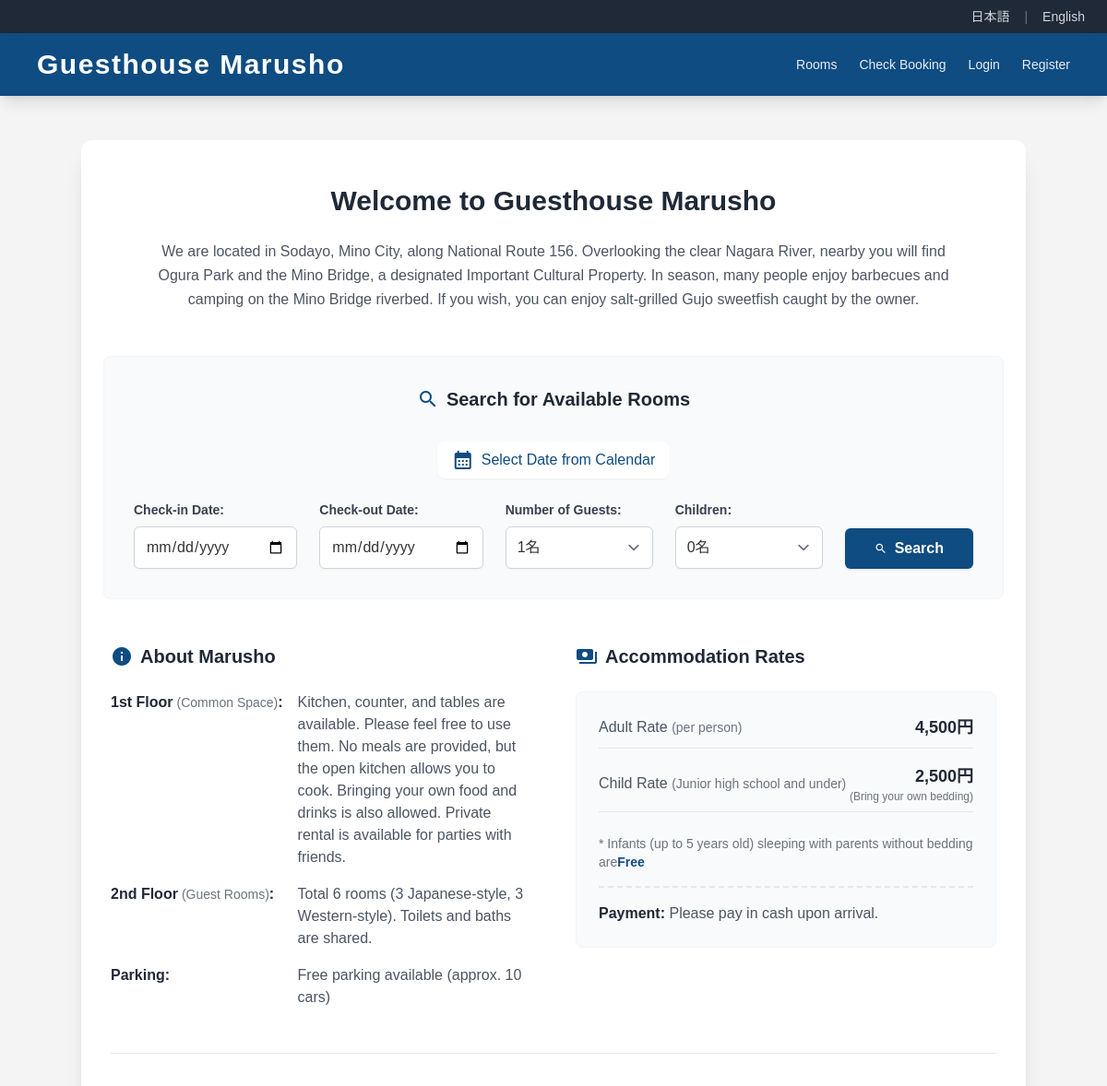
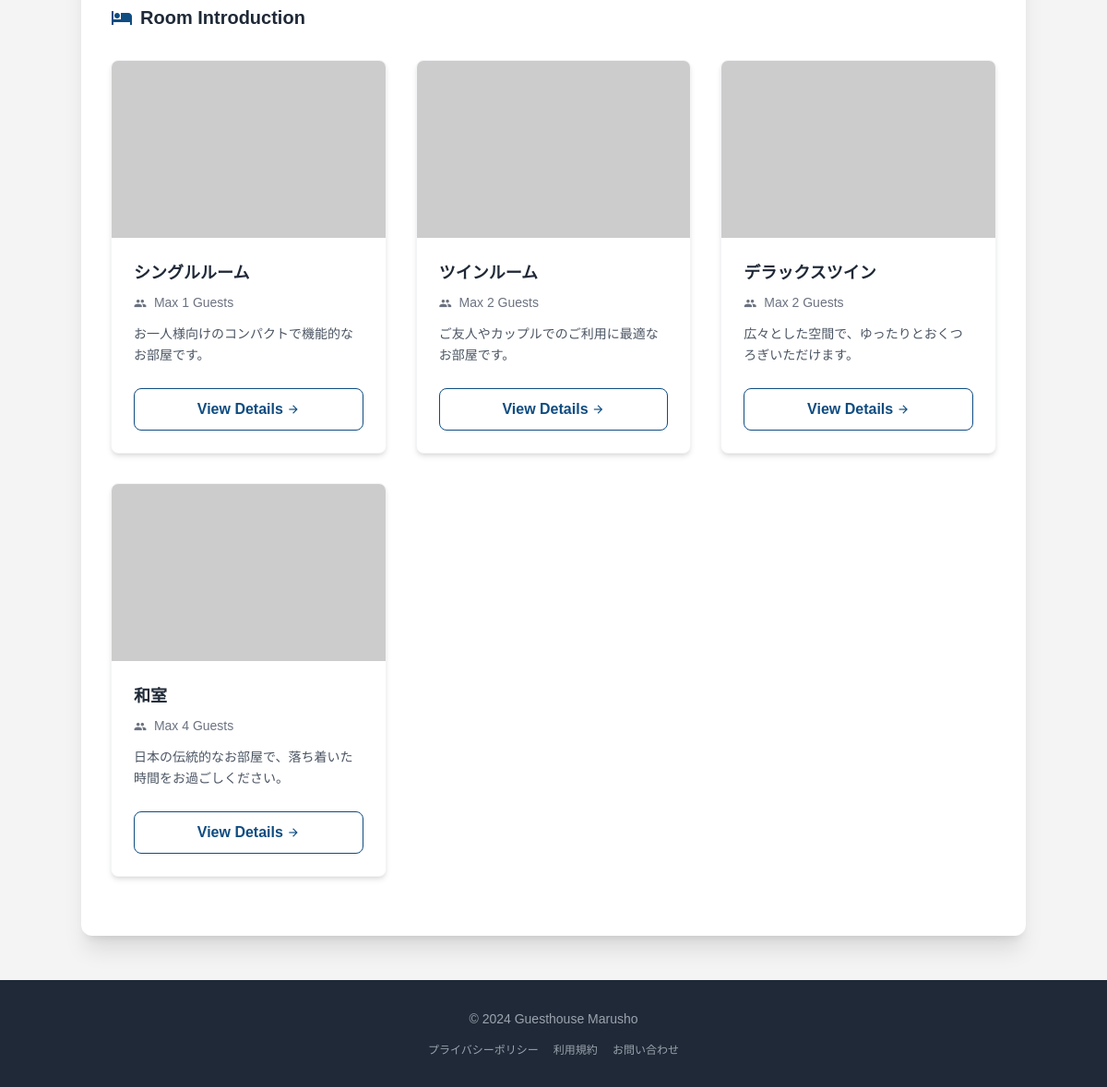
The page / on the database its author committed (2 pictures, top to bottom).
### tables this page shows
CREATE TABLE `room_types` (
  `id` int(11) NOT NULL AUTO_INCREMENT,
  `name` varchar(255) NOT NULL COMMENT '部屋タイプ名',
  `name_en` varchar(255) DEFAULT NULL COMMENT '部屋タイプ名 (English)',
  `description` text DEFAULT NULL COMMENT '説明',
  `description_en` text DEFAULT NULL COMMENT '説明 (English)',
  `capacity` int(11) NOT NULL COMMENT '収容人数',
  `main_image` varchar(255) DEFAULT NULL COMMENT '部屋タイプ代表画像パス',
  `is_visible` tinyint(1) NOT NULL DEFAULT 1 COMMENT 'トップページ表示フラグ (1:表示, 0:非表示)',
  PRIMARY KEY (`id`)
);

### includes/language.php (called while the page is built, shortened)
<?php
$available_langs = ['ja', 'en'];
$default_lang = 'ja';
if (isset($_GET['lang']) && in_array($_GET['lang'], $available_langs)) {
    $current_lang = $_GET['lang'];
    $_SESSION['lang'] = $current_lang;
}
elseif (isset($_SESSION['lang']) && in_array($_SESSION['lang'], $available_langs)) {
    $current_lang = $_SESSION['lang'];
}
elseif (isset($_SERVER['HTTP_ACCEPT_LANGUAGE'])) {
    $browser_lang = substr($_SERVER['HTTP_ACCEPT_LANGUAGE'], 0, 2);
    if (in_array($browser_lang, $available_langs)) {
        $current_lang = $browser_lang;
    } else {
        $current_lang = $default_lang;
    }
}
else {
    $current_lang = $default_lang;
}
$lang_file_path = __DIR__ . '/../lang/' . $current_lang . '.json';
if (file_exists($lang_file_path)) {
    $lang_text = json_decode(file_get_contents($lang_file_path), true);
} else {
    $lang_text = json_decode(file_get_contents(__DIR__ . '/../lang/' . $default_lang . '.json'), true);
}
if (!function_exists('t')) {
    function t($key, ...$args) {
        global $lang_text;
        $string = isset($lang_text[$key]) ? $lang_text[$key] : $key;
        if (!empty($args)) {
            return vsprintf($string, $args);
        }
        return $string;
    }
}
?>

### includes/functions.php (called while the page is built, shortened)
<?php
function h($s) {
    return htmlspecialchars($s, ENT_QUOTES, 'UTF-8');
}

### index.php (the view, shortened to what this page needs)
<?php
require_once 'includes/header.php';
?>
<div class="max-w-5xl mx-auto bg-surface-light dark:bg-surface-dark rounded-xl shadow-xl overflow-hidden transition-colors duration-200">
    <div class="py-12 px-6 text-center">
        <h2 class="text-2xl md:text-3xl font-bold mb-6 text-gray-800 dark:text-white"><?php echo h(t('index_welcome_title')); ?></h2>
        <div class="space-y-4 text-gray-600 dark:text-gray-300 leading-relaxed max-w-4xl mx-auto text-left md:text-center">
            <p><?php echo h(t('index_description')); ?></p>
        </div>
    </div>
    <div class="bg-gray-50 dark:bg-gray-800/50 mx-6 mb-12 rounded-lg p-8 border border-gray-100 dark:border-gray-700">
        <h3 class="text-xl font-bold text-center mb-8 text-gray-800 dark:text-white flex items-center justify-center gap-2">
            <span class="material-icons text-primary dark:text-blue-400">search</span>
            <?php echo h(t('index_search_title')); ?>
        </h3>
        <div class="text-center mb-6">
            <button id="toggle-calendar-btn" class="text-primary dark:text-blue-400 hover:underline flex items-center justify-center gap-2 mx-auto bg-white dark:bg-gray-700 px-4 py-2 rounded shadow-sm">
                <span class="material-icons">calendar_month</span>
                <?php echo h(t('calendar_btn_toggle')); ?>
            </button>
        </div>
        <form class="flex flex-col md:flex-row gap-6 justify-center items-end" action="search_results.php" method="GET">
            <div class="w-full md:w-auto flex-1">
                <label class="block text-sm font-semibold text-gray-700 dark:text-gray-300 mb-2" for="check_in_date"><?php echo h(t('form_check_in')); ?>:</label>
                <div class="relative">
                    <input class="w-full rounded-md border-gray-300 shadow-sm focus:border-primary focus:ring focus:ring-primary focus:ring-opacity-50 dark:bg-gray-700 dark:border-gray-600 dark:text-white py-2.5 px-3" id="check_in_date" name="check_in_date" type="date" required />
                </div>
            </div>
            <div class="w-full md:w-auto flex-1">
                <label class="block text-sm font-semibold text-gray-700 dark:text-gray-300 mb-2" for="check_out_date"><?php echo h(t('form_check_out')); ?>:</label>
                <div class="relative">
                    <input class="w-full rounded-md border-gray-300 shadow-sm focus:border-primary focus:ring focus:ring-primary focus:ring-opacity-50 dark:bg-gray-700 dark:border-gray-600 dark:text-white py-2.5 px-3" id="check_out_date" name="check_out_date" type="date" required />
                </div>
            </div>
            <div class="w-full md:w-40">
                <label class="block text-sm font-semibold text-gray-700 dark:text-gray-300 mb-2" for="num_guests"><?php echo h(t('form_num_guests')); ?>:</label>
                <select class="w-full rounded-md border-gray-300 shadow-sm focus:border-primary focus:ring focus:ring-primary focus:ring-opacity-50 dark:bg-gray-700 dark:border-gray-600 dark:text-white py-2.5 px-3" id="num_guests" name="num_guests">
                    <option value="1">1名</option>
                </select>
            </div>
            <div class="w-full md:w-40">
                <label class="block text-sm font-semibold text-gray-700 dark:text-gray-300 mb-2" for="num_children"><?php echo h(t('form_children') ?? '人数(子供)'); ?>:</label>
                <select class="w-full rounded-md border-gray-300 shadow-sm focus:border-primary focus:ring focus:ring-primary focus:ring-opacity-50 dark:bg-gray-700 dark:border-gray-600 dark:text-white py-2.5 px-3" id="num_children" name="num_children">
                    <option value="0">0名</option>
                </select>
            </div>
            <div class="w-full md:w-auto">
                <button class="w-full bg-primary hover:bg-primary-dark text-white font-bold py-2.5 px-8 rounded-md shadow transition-colors duration-200 flex items-center justify-center gap-2" type="submit">
                    <span class="material-icons text-sm">search</span>
                    <?php echo h(t('btn_search')); ?>
                </button>
            </div>
        </form>
    </div>
    <div class="px-8 pb-12">
        <div class="grid grid-cols-1 md:grid-cols-2 gap-12">
            <div>
                <h3 class="text-xl font-bold mb-6 text-gray-800 dark:text-white flex items-center gap-2">
                    <span class="material-icons text-primary dark:text-blue-400">info</span>
                    <?php echo h(t('index_about_title')); ?>
                </h3>
                <div class="grid grid-cols-1 sm:grid-cols-[max-content_1fr] gap-4 text-gray-600 dark:text-gray-300">
                    <div class="font-bold text-gray-800 dark:text-gray-200 whitespace-nowrap">
                        <?php echo h(t('facility_1f')); ?><span class="text-sm font-normal block sm:inline sm:ml-1 text-gray-500 dark:text-gray-400"><?php echo h(t('facility_1f_sub')); ?></span>:
                    </div>
                    <div>
                        <?php echo h(t('facility_1f_desc')); ?>
                    </div>
                    <div class="font-bold text-gray-800 dark:text-gray-200 whitespace-nowrap">
                        <?php echo h(t('facility_2f')); ?><span class="text-sm font-normal block sm:inline sm:ml-1 text-gray-500 dark:text-gray-400"><?php echo h(t('facility_2f_sub')); ?></span>:
                    </div>
                    <div>
                        <?php echo h(t('facility_2f_desc')); ?>
                    </div>
                    <div class="font-bold text-gray-800 dark:text-gray-200 whitespace-nowrap">
                        <?php echo h(t('facility_parking')); ?>:
                    </div>
                    <div>
                        <?php echo h(t('facility_parking_desc')); ?>
                    </div>
                </div>
            </div>
            <div>
                <h3 class="text-xl font-bold mb-6 text-gray-800 dark:text-white flex items-center gap-2">
                    <span class="material-icons text-primary dark:text-blue-400">payments</span>
                    <?php echo h(t('index_pricing_title')); ?>
                </h3>
                <div class="bg-gray-50 dark:bg-gray-800/50 rounded-lg p-6 border border-gray-100 dark:border-gray-700">
                    <ul class="space-y-4 text-gray-600 dark:text-gray-300">
                        <li class="flex justify-between items-center border-b border-gray-200 dark:border-gray-700 pb-2">
                            <span><?php echo h(t('pricing_adult')); ?> <span class="text-sm text-gray-500 dark:text-gray-400"><?php echo h(t('pricing_adult_sub')); ?></span></span>
                            <span class="font-bold text-lg text-gray-800 dark:text-white">4,500円</span>
                        </li>
                        <li class="flex justify-between items-center border-b border-gray-200 dark:border-gray-700 pb-2">
                            <span><?php echo h(t('pricing_child')); ?> <span class="text-sm text-gray-500 dark:text-gray-400"><?php echo h(t('pricing_child_sub')); ?></span></span>
                            <div class="text-right">
                                <span class="font-bold text-lg text-gray-800 dark:text-white">2,500円</span>
                                <span class="text-xs block text-gray-500 dark:text-gray-400"><?php echo h(t('pricing_bedding_note')); ?></span>
                            </div>
                        </li>
                        <li class="text-sm pt-2 text-gray-500 dark:text-gray-400">
                            <?php echo h(t('pricing_infant_note')); ?><span class="font-bold text-primary dark:text-blue-400"><?php echo h(t('pricing_infant_free')); ?></span>
                        </li>
                        <li class="mt-4 pt-4 border-t-2 border-dashed border-gray-200 dark:border-gray-700">
                            <span class="font-bold text-gray-800 dark:text-white"><?php echo h(t('pricing_payment_label')); ?></span> <?php echo h(t('pricing_payment_text')); ?>
                        </li>
                    </ul>
                </div>
            </div>
        </div>
    </div>
    <div class="px-8 pb-16">
        <div class="border-t border-gray-200 dark:border-gray-700 pt-10">
            <h3 class="text-xl font-bold mb-8 text-gray-800 dark:text-white flex items-center gap-2">
                <span class="material-icons text-primary dark:text-blue-400">hotel</span>
                <?php echo h(t('index_rooms_intro_title')); ?>
            </h3>
            <div class="grid grid-cols-1 md:grid-cols-3 gap-8">
                <?php
                try {
                    $stmt = $dbh->query("SELECT * FROM room_types WHERE is_visible = 1 ORDER BY id ASC");
                    $display_room_types = $stmt->fetchAll(PDO::FETCH_ASSOC);
                } catch (PDOException $e) {
                    $display_room_types = [];
                }
                if (empty($display_room_types)) {
                    echo '<p class="text-gray-600 dark:text-gray-300 col-span-3 text-center">' . h(t('index_rooms_empty')) . '</p>';
                } else {
                    foreach ($display_room_types as $type):
                        $type_name = (!empty($type['name_en']) && isset($_SESSION['lang']) && $_SESSION['lang'] === 'en') ? $type['name_en'] : $type['name'];
                        $type_desc = (!empty($type['description_en']) && isset($_SESSION['lang']) && $_SESSION['lang'] === 'en') ? $type['description_en'] : $type['description'];
                        $img_src = !empty($type['main_image']) ? h($type['main_image']) : 'https://via.placeholder.com/600x400?text=No+Image';
                ?>
                <div class="bg-white dark:bg-gray-800 rounded-lg shadow-md hover:shadow-xl transition-shadow duration-300 overflow-hidden border border-gray-100 dark:border-gray-700 flex flex-col group">
                    <div class="relative overflow-hidden h-48">
                        <img alt="<?php echo h($type_name); ?>" class="w-full h-full object-cover transform group-hover:scale-105 transition-transform duration-500" src="<?php echo $img_src; ?>"/>
                    </div>
                    <div class="p-6 flex flex-col flex-grow">
                        <h4 class="text-lg font-bold text-gray-800 dark:text-white mb-2"><?php echo h($type_name); ?></h4>
                        <p class="text-sm text-gray-500 dark:text-gray-400 mb-3">
                            <span class="material-icons text-sm align-middle mr-1">group</span>
                            <?php echo h(t('room_max_capacity', $type['capacity'])); ?>
                        </p>
                        <p class="text-sm text-gray-600 dark:text-gray-300 mb-6 flex-grow leading-relaxed">
                            <?php echo nl2br(h($type_desc)); ?>
                        </p>
                        <a href="rooms.php?room_type_id=<?php echo h($type['id']); ?>" class="w-full py-2.5 px-4 rounded border border-primary text-primary hover:bg-primary hover:text-white dark:border-blue-400 dark:text-blue-400 dark:hover:bg-blue-400 dark:hover:text-gray-900 font-semibold transition-all duration-200 flex items-center justify-center gap-1 group-hover:gap-2">
                            <?php echo h(t('room_btn_detail')); ?>
                            <span class="material-icons text-sm">arrow_forward</span>
                        </a>
                    </div>
                </div>
                <?php endforeach; } ?>
            </div>
        </div>
    </div>
</div>
<?php
require_once 'includes/footer.php';
?>

### rows shown on the page
room_types: name "シングルルーム", capacity "Max 1 Guests", description "お一人様向けのコンパクトで機能的なお部屋です。"
room_types: name "ツインルーム", capacity "Max 2 Guests", description "ご友人やカップルでのご利用に最適なお部屋です。"
room_types: name "デラックスツイン", capacity "Max 2 Guests", description "広々とした空間で、ゆったりとおくつろぎいただけます。"
room_types: name "和室", capacity "Max 4 Guests", description "日本の伝統的なお部屋で、落ち着いた時間をお過ごしください。"

### other values the page prints
t('site_title') "Guesthouse Marusho"
t('nav_rooms') "Rooms"
t('nav_check_booking') "Check Booking"
t('nav_login') "Login"
t('nav_register') "Register"
t('index_welcome_title') "Welcome to Guesthouse Marusho"
t('index_search_title') "Search for Available Rooms"
t('calendar_btn_toggle') "Select Date from Calendar"
t('form_check_in') "Check-in Date"
t('form_check_out') "Check-out Date"
t('form_num_guests') "Number of Guests"
t('form_children') "Children"
t('btn_search') "Search"
t('index_about_title') "About Marusho"
t('facility_1f') "1st Floor"
